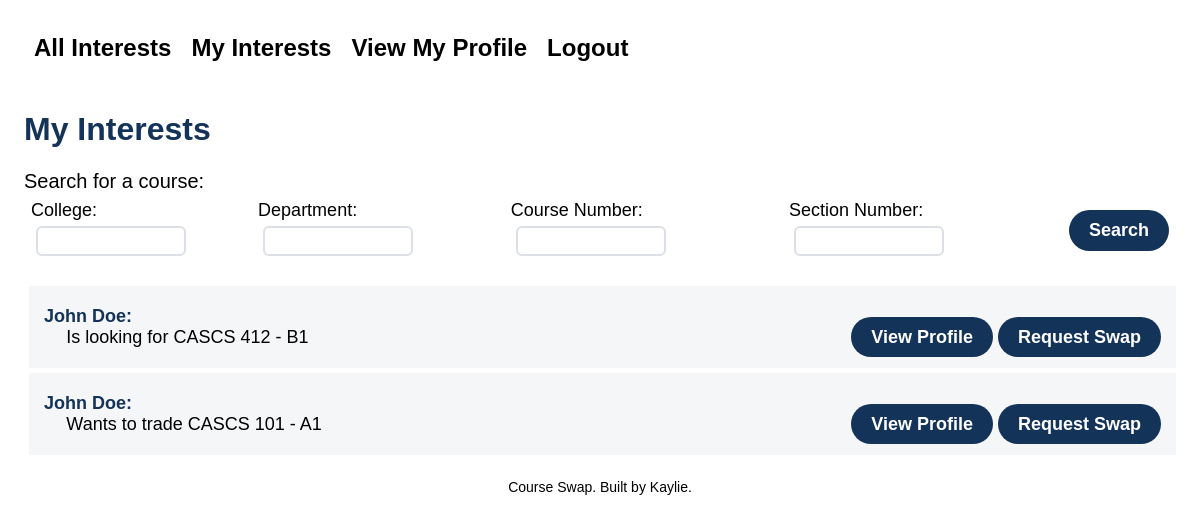
The page /project/my_interests/ (signed in) on the database its author committed.
### project/models.py (models this page shows, shortened)
class ClassInterest(models.Model):
    INTEREST_CHOICES = {
        'E': 'Enrolled',
        'W': 'Wishlist',
    }
    student = models.ForeignKey(Student, on_delete=models.CASCADE)
    section = models.ForeignKey(Section, on_delete=models.CASCADE)
    interest_type = models.CharField(max_length=1, choices=INTEREST_CHOICES)
    time = models.TimeField(auto_now=True)

class Student(models.Model):
    first_name = models.TextField(blank=False)
    last_name = models.TextField(blank=False)
    email_address = models.TextField(blank=False)
    user = models.ForeignKey(User, on_delete=models.CASCADE)

class Section(models.Model):
    course = models.ForeignKey(Course, on_delete=models.CASCADE)
    section_number = models.CharField(max_length=2)

class Course(models.Model):
    college = models.TextField(blank=False)
    department = models.CharField(max_length=2)
    course_number = models.TextField(blank=False)

### project/views.py (the view, shortened to what this page needs)
# urls.py: path('my_interests/', ShowMyInterestsView.as_view(), name="my_interests"),
class ShowMyInterestsView(LoginRequiredMixin, ListView):
    model = ClassInterest
    template_name = "project/my_interest_feed.html"
    context_object_name = "interests"
    def get_queryset(self):
        qs = super().get_queryset()
        qs = qs.exclude(student__user=self.request.user)
        myWishlist = ClassInterest.objects.filter(interest_type="W", student__user=self.request.user).values_list("section", flat=True)
        myEnrolled = ClassInterest.objects.filter(interest_type="E", student__user=self.request.user).values_list("section", flat=True)
        hasMyWishlist = qs.filter(section__in=myWishlist)
        hasMyEnrolled = qs.filter(section__in=myEnrolled)
        qs = hasMyEnrolled|hasMyWishlist
        if 'college' in self.request.GET:
            college = self.request.GET['college']
            if college:
                qs = qs.filter(section__course__college__iexact=college)
        if 'department' in self.request.GET:
            department = self.request.GET['department']
            if department:
                qs = qs.filter(section__course__department__iexact=department)
        if 'course_number' in self.request.GET:
            course_number = self.request.GET['course_number']
            if course_number:
                qs = qs.filter(section__course__course_number__iexact=course_number)
        if 'section_number' in self.request.GET:
            section_number = self.request.GET['section_number']
            if section_number:
                qs = qs.filter(section__section_number__iexact=section_number)
        return qs.order_by('-time')

### project/templates/project/my_interest_feed.html
     {% extends 'project/base.html' %}
     {% block content %}
     <h1>My Interests</h1>
     <div class="search-bar">
        Search for a course:
        {% url 'my_interests' as url %}
        {% include "project/search.html" with action=url %}
    </div>
     <div class="interest-feed">
         {% for interest in interests %}
         <div class="interest">
             <div class="interest-top">
                 {{interest.student.first_name}} {{interest.student.last_name}}:
             </div>
             <div class="interest-bottom">
                 <div class="interest-bottom-left">
                     {% if interest.interest_type == "E" %}
                         Wants to trade
                     {% else %}
                         Is looking for
                     {% endif %}
                     {{interest.section.course.college}}{{interest.section.course.department}} {{interest.section.course.course_number}} - {{interest.section.section_number}}
                 </div>
                 <div class="interest-bottom-right">
                     {% if not request.user.is_authenticated %}
                         <a class="view-profile" href="{% url 'show_student' interest.student.pk %}">View Profile</a>
                         <a class="swap" href="{% url 'create_request'  interest.student.pk %}">Request Swap</a>
                     {% elif request.user.is_authenticated and user != interest.student.user %}
                         <a class="view-profile" href="{% url 'show_student' interest.student.pk %}">View Profile</a>
                         <a class="swap" href="{% url 'create_request'  interest.student.pk %}">Request Swap</a>
                     {% endif %}
                 </div>
             </div>
         </div>
         {% endfor %}
     </div>
     {% endblock %}

### static/styles.css (style rules this page uses)
body { font-family: 'Helvetica'; margin: 0; padding: 2%; font-size: 16px; }
h1 { color: #143359; }
.interest { display: flex; flex-direction: column; align-items: center; background: #f4f6f8; padding: 20px 15px; margin: 5px 0 0 5px; font-size: 18px; }
.interest-top { width: 100%; color: #143359; font-weight: bold; }
.interest-bottom { display: flex; width: 100%; }
.interest-bottom-left { width: 70%; padding-left: 2%; }
.interest-bottom-right { width: 30%; text-align: right; }
.interest-bottom-right a { padding: 10px 20px; text-decoration: none; border-radius: 50px; font-weight: 600; background-color:#143359; color: white; }
input[type="submit"], .swap, form a { align-self: flex-end; margin: 15px 0px; color: black; padding: 10px 20px; text-decoration: none; border-radius: 50px; font-weight: 600; background-color:#143359; color: white; font-size: 18px; border: none; cursor: pointer; }
.search-bar { font-size: 20px; }

### rows shown on the page
ClassInterest: student.first_name "John", student.last_name "Doe", interest_type "Is looking for", section.course.college "CAS", section.course.department "CS", section.course.course_number "412", section.section_number "B1", shows "View Profile"
ClassInterest: student.first_name "John", student.last_name "Doe", interest_type "Wants to trade", section.course.college "CAS", section.course.department "CS", section.course.course_number "101", section.section_number "A1", shows "View Profile"
